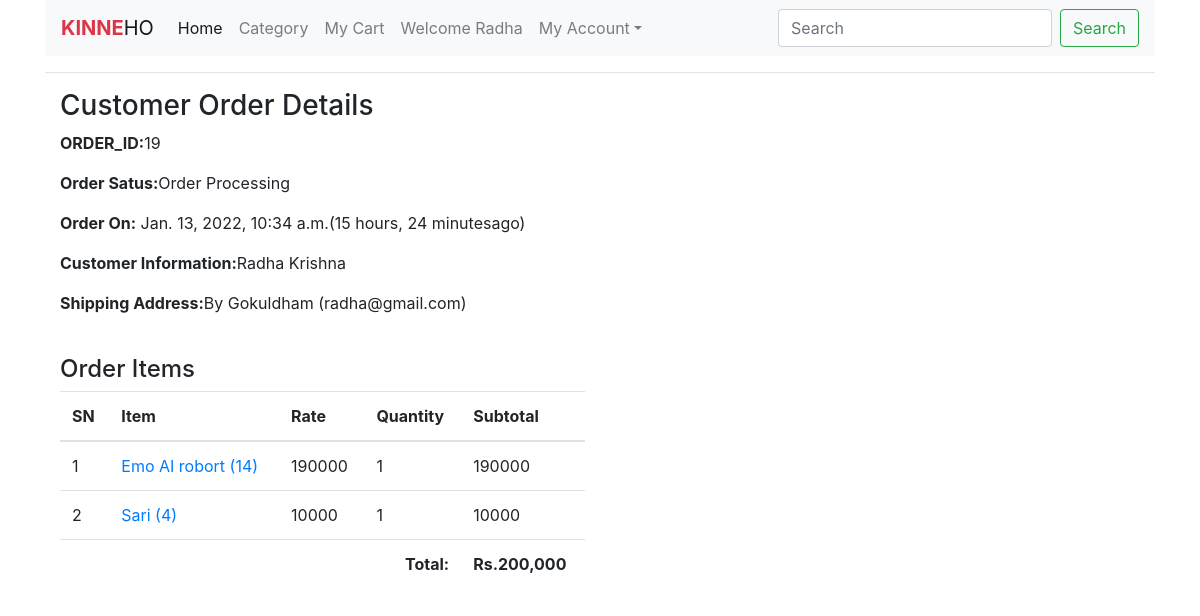
Screenshot of /profile/order-19/ (signed in) with the database file from the repository.
### ecomapp/models.py (models this page shows, shortened)
class Order(models.Model):
    cart = models.OneToOneField(Cart, on_delete=models.CASCADE)
    ordered_by = models.CharField(max_length=200)
    shipping_address = models.CharField(max_length=200)
    mobile = models.CharField(max_length=10)
    email = models.EmailField(null=True, blank=True)
    subtotal = models.PositiveIntegerField()
    discount = models.PositiveIntegerField()
    total = models.PositiveIntegerField()
    order_status = models.CharField(max_length=50, choices=ORDER_STATUS)
    created_at = models.DateTimeField(auto_now_add=True)

class CartProduct(models.Model):
    cart = models.ForeignKey(Cart, on_delete=models.CASCADE)
    product = models.ForeignKey(Product, on_delete=models.CASCADE)
    rate = models.PositiveIntegerField()
    quantity = models.PositiveIntegerField()
    subtotal = models.PositiveIntegerField()

class Product(models.Model):
    title = models.CharField(max_length=200)
    slug = models.SlugField(unique=True)
    category = models.ForeignKey(Category, on_delete=models.CASCADE)
    image = models.ImageField(upload_to='products')
    marked_price = models.PositiveIntegerField()
    selling_price = models.PositiveIntegerField()
    description = models.TextField()
    warranty = models.CharField(max_length=300, null=True, blank=True)
    return_policy = models.CharField(max_length=300, null=True, blank=True)
    view_count = models.PositiveIntegerField(default=0)

### ecomapp/views.py (the view)
# urls.py: path("profile/order-<int:pk>/", CustomerOrderDetailView.as_view(), name="customerorderdetail"),
class CustomerOrderDetailView(DetailView):
    template_name = "customerorderdetail.html"
    model = Order
    context_object_name = "ord_obj"
    def dispatch(self, request, *args, **kwargs):
        if request.user.is_authenticated and Customer.objects.filter(user=request.user).exists():
            order_id = self.kwargs["pk"]
            order = Order.objects.get(id=order_id)
            if request.user.customer != order.cart.customer:
                return redirect("ecomapp:profile")
        else:
            return redirect("/login/?next=/profile/")
        return super().dispatch(request, *args, **kwargs)

### templates/customerorderdetail.html (shortened to what this page needs)
{% extends 'base.html'%}
{% load humanize %}
{% block main%}
    <div class="container">
        <div class="row">
              <div class="col-md-6">
                <h3>Customer Order Details</h3>
                <p><span class="font-weight-bold">ORDER_ID:</span>{{ord_obj.id}}</p>
                 <p><span class="font-weight-bold">Order Satus:</span>{{ord_obj.order_status}}</p>
                  <p><span class="font-weight-bold">Order On:</span> {{ord_obj.created_at}}({{ord_obj.created_at|timesince}}ago)</p>
                  <p><span class="font-weight-bold">Customer Information:</span>{{ord_obj.ordered_by}}</p>
                  <p><span class="font-weight-bold">Shipping Address:</span>By {{ord_obj.shipping_address}} ({{ord_obj.email}})  </p><br>
                  <h4>Order Items</h4>
                   <table class="table">
                <thead>
                <tr>
                    <th>SN</th>
                    <th>Item</th>
                    <th>Rate</th>
                    <th>Quantity</th>
                    <th>Subtotal</th>
                </tr>
                </thead>
                <tbody>
                {% for cp in ord_obj.cart.cartproduct_set.all%}
                <tr>
                    <td>{{forloop.counter}}</td>
                    <td><a target="blank" href="/productdetials/{{cp.product.slug}}">{{cp.product.title}} ({{cp.product.id}})</a></td>
                    <td>{{cp.rate}}</td>
                      <td>{{cp.quantity}}</td>
                      <td>{{cp.subtotal}}</td>
                </tr>
                {% endfor %}
                <tr>
                    <th colspan="4" class="text-right">Total:</th>
                    <th>Rs.{{ord_obj.total | intcomma}}</th>
                </tr>
                </tbody>
            </div>
        </div>
    </div>
{% endblock %}

### templates/base.html (shortened to what this page needs)
<!doctype html>
<html lang="en">
  <head>
    <link rel="stylesheet" href="https://stackpath.bootstrapcdn.com/bootstrap/4.3.1/css/bootstrap.min.css">
  </head>
  <body>
  <div class="container">
    <nav class="navbar navbar-expand-lg navbar-light bg-light">
      <a class="navbar-brand" href="#"><span class="text-danger" style="font-weight:bold;">KINNE</span>HO</a>
  <div class="collapse navbar-collapse" id="navbarSupportedContent">
    <ul class="navbar-nav mr-auto">
      <li class="nav-item active">
        <a class="nav-link" href="/">Home <span class="sr-only">(current)</span></a>
      </li>
        <li class="nav-item">
        <a class="nav-link" href="/all-products">Category</a>
      </li>
        <li class="nav-item">
        <a class="nav-link" href="{% url 'ecomapp:mycart'%}">My Cart</a>
      </li>
         {% if request.user.customer %}
       <li class="nav-item">
           <a href="#" class="nav-link"> Welcome {{request.user.username}}</a>
         </li>
       <li class="nav-item dropdown">
        <a class="nav-link dropdown-toggle" href="#" id="navbarDropdown" role="button" data-toggle="dropdown" aria-haspopup="true" aria-expanded="false">
         My Account</a>
      </li>
        {% endif %}
    </ul>
    <form class="form-inline my-2 my-lg-0" action="{% url 'ecomapp:search' %}" method="GET">
      <input class="form-control mr-sm-2" type="search" name="keyword" placeholder="Search" aria-label="Search" required>
      <button class="btn btn-outline-success my-2 my-sm-0" type="submit">Search</button>
    </form>
  </div>
</nav>
    <hr>
  {% block main %}{% endblock %}
  </body>
</html>

### rows the page displays
Order: id "19", order_status "Order Processing", created_at "Jan. 13, 2022, 10:34 a.m.", created_at "15 hours, 24 minutes", ordered_by "Radha Krishna", shipping_address "Gokuldham", email "radha@gmail.com", total "200,000"
CartProduct: product "Emo AI robort", product.id "14", rate "190000", quantity "1", subtotal "190000"
CartProduct: product "Sari", product.id "4", rate "10000", quantity "1", subtotal "10000"

### other values shown
{{ request.user.username }} "Radha"
